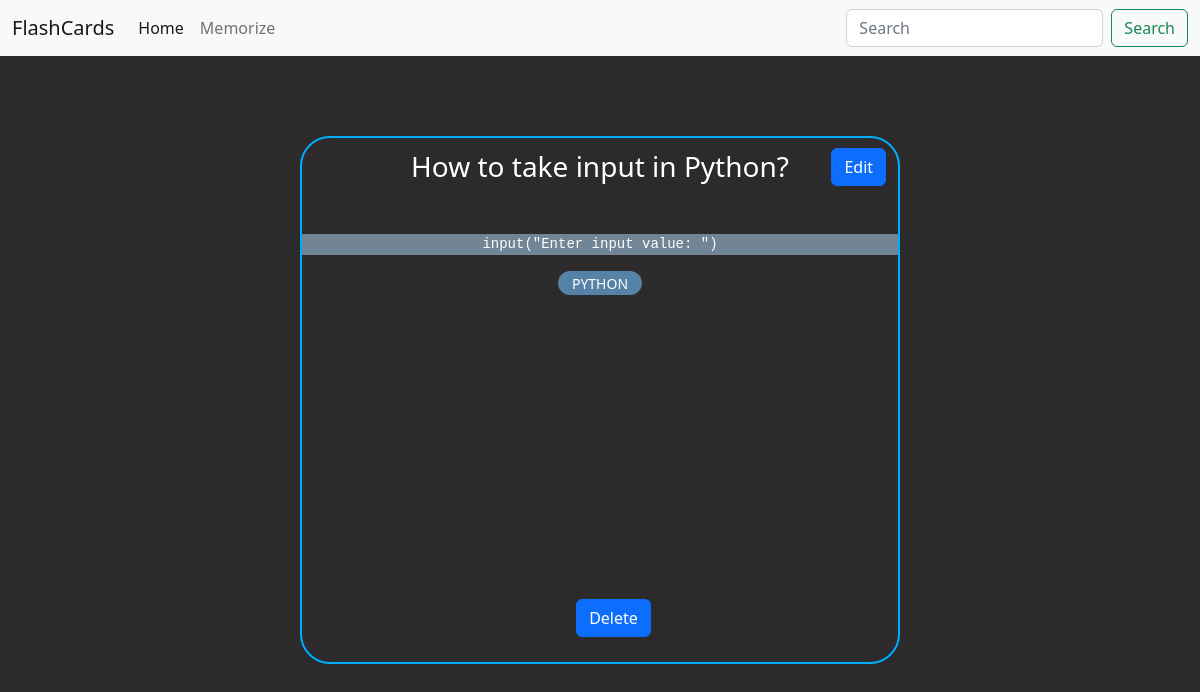
Page /show/30/ on the committed database.
### AppFlashCards/models.py (models this page shows, shortened)
class Data(models.Model):
    question = models.CharField(max_length=100)
    answer = models.CharField(max_length=100000)
    tag = models.CharField(max_length=20)
    choice = models.IntegerField()

### AppFlashCards/views.py (the view)
# urls.py: path('show/<int:id>/',views.show,name='show'),
def show(request,id):
    db_data = getdata()
    for d in db_data:
        if d['id'] == id:
            d['tag'] = d['tag'].upper()
            return render(request,'show.html',{'db_data':[d]})
    return HttpResponse("Unable to show")

### AppFlashCards/views.py (called while the page is built)
def getdata():
    all_data = Data.objects.all()
    db_data = []
    for dt in all_data:
        temp = {'id':dt.id,'question':dt.question,'answer':dt.answer,'tag':dt.tag,'choice':dt.choice}
        db_data.append(temp)
    return db_data

### AppFlashCards/templates/show.html (shortened to what this page needs)
{%extends 'base.html'%}
    {%block content%}
    {% for key in db_data %}
    <div class="showcard">
        <div class="question">
            <h3>{{key.question}}</h3>
        </div>
        {% if key.choice%}
            <div class="answer" style="margin-top: 50px;background-color:#746550">
                    <p>{{ key.answer}}</p>
            </div>
        {% else %}
            <div class="answer" style="margin-top: 50px;background-color:#728595">
                <pre><code>{{key.answer}}</code></pre>
            </div>
        {% endif %}
        <div class="tag" style="background-color: #5682a7;
        width: 14%;
        margin: auto;
        border-radius: 16px;">
            <small>{{key.tag}}</small>
        </div>
        <a href="{%url 'edit' id=key.id%}" class="btn btn-primary" style="position: absolute;
        top: 2%;
        right: 2%;">Edit</a>
        <a href="{%url 'delete' id=key.id %}" class="btn btn-primary" style="position: absolute;
        top: 88%;
        left: 46%;">Delete</a>
    </div>
    {%endfor%}
    {%endblock%}

### AppFlashCards/static/customcss/card.css (style rules this page uses)
body { color: white; background-color: rgb(44, 42, 42); }

### AppFlashCards/templates/base.html (style rules this page uses)
.showcard { border: 2px solid #00acff; border-radius: 30px; position: absolute; padding-top: 1%; left: 50%; top: 50%; transform: translate(-50%, -50%); width: 50%; height: 66%; text-align: center; }

### rows in the picture
Data: question "How to take input in Python?", answer "input(\"Enter input value: \")"

### other values in the picture
{{ key.tag }} "PYTHON"
